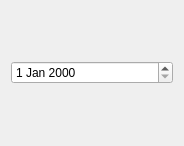
<?xml version="1.0" encoding="UTF-8"?>
<ui version="4.0">
 <class>ControlDate</class>
 <widget class="QWidget" name="ControlDate">
  <property name="geometry">
   <rect>
    <x>0</x>
    <y>0</y>
    <width>184</width>
    <height>146</height>
   </rect>
  </property>
  <property name="windowTitle">
   <string>Form</string>
  </property>
  <layout class="QGridLayout" name="gridLayout">
   <item row="0" column="0">
    <widget class="QDateEdit" name="dateEdit"/>
   </item>
  </layout>
 </widget>
 <resources/>
 <connections/>
</ui>
